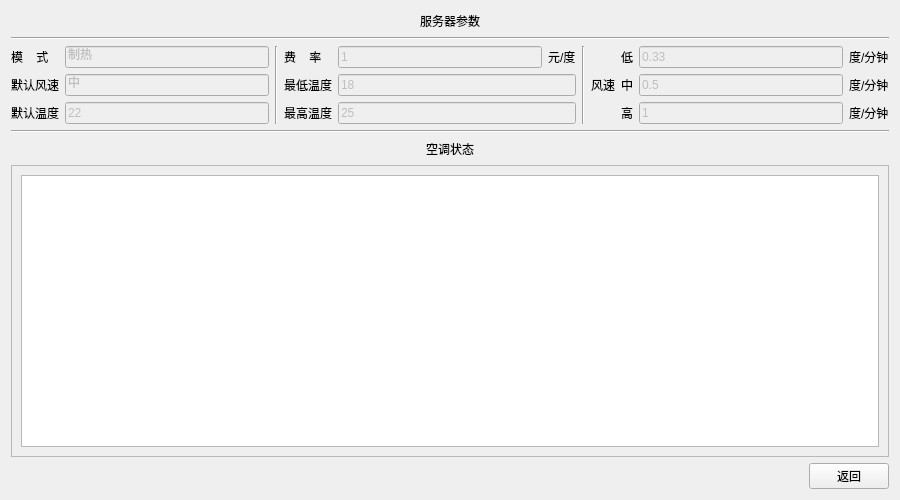
<?xml version="1.0" encoding="UTF-8"?>
<ui version="4.0">
 <class>MonitorWidget</class>
 <widget class="QWidget" name="MonitorWidget">
  <property name="geometry">
   <rect>
    <x>0</x>
    <y>0</y>
    <width>900</width>
    <height>500</height>
   </rect>
  </property>
  <property name="minimumSize">
   <size>
    <width>900</width>
    <height>500</height>
   </size>
  </property>
  <property name="maximumSize">
   <size>
    <width>900</width>
    <height>500</height>
   </size>
  </property>
  <property name="windowTitle">
   <string>监视空调</string>
  </property>
  <layout class="QGridLayout" name="gridLayout_2">
   <item row="0" column="0" colspan="11">
    <layout class="QHBoxLayout" name="horizontalLayout_2" stretch="0,1,0">
     <item>
      <spacer name="horizontalSpacer_4">
       <property name="orientation">
        <enum>Qt::Horizontal</enum>
       </property>
       <property name="sizeHint" stdset="0">
        <size>
         <width>438</width>
         <height>20</height>
        </size>
       </property>
      </spacer>
     </item>
     <item>
      <widget class="QLabel" name="label_9">
       <property name="text">
        <string>服务器参数</string>
       </property>
      </widget>
     </item>
     <item>
      <spacer name="horizontalSpacer_5">
       <property name="orientation">
        <enum>Qt::Horizontal</enum>
       </property>
       <property name="sizeHint" stdset="0">
        <size>
         <width>438</width>
         <height>20</height>
        </size>
       </property>
      </spacer>
     </item>
    </layout>
   </item>
   <item row="1" column="0" colspan="11">
    <widget class="Line" name="line">
     <property name="orientation">
      <enum>Qt::Horizontal</enum>
     </property>
    </widget>
   </item>
   <item row="2" column="0">
    <widget class="QLabel" name="Modelabel">
     <property name="text">
      <string>模    式</string>
     </property>
    </widget>
   </item>
   <item row="2" column="1">
    <widget class="QLineEdit" name="mode_lineEdit">
     <property name="enabled">
      <bool>false</bool>
     </property>
     <property name="text">
      <string>制热</string>
     </property>
    </widget>
   </item>
   <item row="2" column="2" rowspan="3">
    <widget class="Line" name="line_3">
     <property name="orientation">
      <enum>Qt::Vertical</enum>
     </property>
    </widget>
   </item>
   <item row="2" column="3">
    <widget class="QLabel" name="FeeLlabel">
     <property name="text">
      <string>费    率</string>
     </property>
    </widget>
   </item>
   <item row="2" column="4">
    <widget class="QLineEdit" name="FeeLEdit">
     <property name="enabled">
      <bool>false</bool>
     </property>
     <property name="text">
      <string>1</string>
     </property>
    </widget>
   </item>
   <item row="2" column="5">
    <widget class="QLabel" name="label_5">
     <property name="text">
      <string>元/度</string>
     </property>
    </widget>
   </item>
   <item row="2" column="6" rowspan="3">
    <widget class="Line" name="line_4">
     <property name="orientation">
      <enum>Qt::Vertical</enum>
     </property>
    </widget>
   </item>
   <item row="2" column="7" rowspan="3">
    <widget class="QLabel" name="label">
     <property name="text">
      <string>风速</string>
     </property>
     <property name="alignment">
      <set>Qt::AlignLeading|Qt::AlignLeft|Qt::AlignVCenter</set>
     </property>
    </widget>
   </item>
   <item row="2" column="8">
    <widget class="QLabel" name="label_6">
     <property name="text">
      <string>低</string>
     </property>
    </widget>
   </item>
   <item row="2" column="9">
    <widget class="QLineEdit" name="FanLEdit">
     <property name="enabled">
      <bool>false</bool>
     </property>
     <property name="text">
      <string>0.33</string>
     </property>
    </widget>
   </item>
   <item row="2" column="10">
    <widget class="QLabel" name="label_2">
     <property name="text">
      <string>度/分钟</string>
     </property>
    </widget>
   </item>
   <item row="3" column="0">
    <widget class="QLabel" name="DefaultFanlabel">
     <property name="text">
      <string>默认风速</string>
     </property>
    </widget>
   </item>
   <item row="3" column="1">
    <widget class="QLineEdit" name="default_fan_lineEdit">
     <property name="enabled">
      <bool>false</bool>
     </property>
     <property name="text">
      <string>中</string>
     </property>
    </widget>
   </item>
   <item row="3" column="3">
    <widget class="QLabel" name="TempLowlabel">
     <property name="text">
      <string>最低温度</string>
     </property>
     <property name="alignment">
      <set>Qt::AlignCenter</set>
     </property>
    </widget>
   </item>
   <item row="3" column="4" colspan="2">
    <widget class="QLineEdit" name="TempLowEdit">
     <property name="enabled">
      <bool>false</bool>
     </property>
     <property name="text">
      <string>18</string>
     </property>
    </widget>
   </item>
   <item row="3" column="8">
    <widget class="QLabel" name="label_7">
     <property name="text">
      <string>中</string>
     </property>
    </widget>
   </item>
   <item row="3" column="9">
    <widget class="QLineEdit" name="FanMEdit">
     <property name="enabled">
      <bool>false</bool>
     </property>
     <property name="text">
      <string>0.5</string>
     </property>
    </widget>
   </item>
   <item row="3" column="10">
    <widget class="QLabel" name="label_3">
     <property name="text">
      <string>度/分钟</string>
     </property>
    </widget>
   </item>
   <item row="4" column="0">
    <widget class="QLabel" name="DefaultTemplabel">
     <property name="text">
      <string>默认温度</string>
     </property>
     <property name="alignment">
      <set>Qt::AlignCenter</set>
     </property>
    </widget>
   </item>
   <item row="4" column="1">
    <widget class="QLineEdit" name="DefaultTempEdit">
     <property name="enabled">
      <bool>false</bool>
     </property>
     <property name="text">
      <string>22</string>
     </property>
    </widget>
   </item>
   <item row="4" column="3">
    <widget class="QLabel" name="TempHighlabel">
     <property name="text">
      <string>最高温度</string>
     </property>
     <property name="alignment">
      <set>Qt::AlignCenter</set>
     </property>
    </widget>
   </item>
   <item row="4" column="4" colspan="2">
    <widget class="QLineEdit" name="TempHighEdit">
     <property name="enabled">
      <bool>false</bool>
     </property>
     <property name="text">
      <string>25</string>
     </property>
    </widget>
   </item>
   <item row="4" column="8">
    <widget class="QLabel" name="label_8">
     <property name="text">
      <string>高</string>
     </property>
    </widget>
   </item>
   <item row="4" column="9">
    <widget class="QLineEdit" name="FanHEdit">
     <property name="enabled">
      <bool>false</bool>
     </property>
     <property name="text">
      <string>1</string>
     </property>
    </widget>
   </item>
   <item row="4" column="10">
    <widget class="QLabel" name="label_4">
     <property name="text">
      <string>度/分钟</string>
     </property>
    </widget>
   </item>
   <item row="5" column="0" colspan="11">
    <widget class="Line" name="line_2">
     <property name="orientation">
      <enum>Qt::Horizontal</enum>
     </property>
    </widget>
   </item>
   <item row="6" column="0" colspan="11">
    <layout class="QHBoxLayout" name="horizontalLayout" stretch="0,1,0">
     <item>
      <spacer name="horizontalSpacer_2">
       <property name="orientation">
        <enum>Qt::Horizontal</enum>
       </property>
       <property name="sizeHint" stdset="0">
        <size>
         <width>438</width>
         <height>20</height>
        </size>
       </property>
      </spacer>
     </item>
     <item>
      <widget class="QLabel" name="label_10">
       <property name="text">
        <string>空调状态</string>
       </property>
      </widget>
     </item>
     <item>
      <spacer name="horizontalSpacer_3">
       <property name="orientation">
        <enum>Qt::Horizontal</enum>
       </property>
       <property name="sizeHint" stdset="0">
        <size>
         <width>438</width>
         <height>20</height>
        </size>
       </property>
      </spacer>
     </item>
    </layout>
   </item>
   <item row="7" column="0" colspan="11">
    <widget class="QScrollArea" name="scrollArea">
     <property name="widgetResizable">
      <bool>true</bool>
     </property>
     <widget class="QWidget" name="scrollAreaWidgetContents">
      <property name="geometry">
       <rect>
        <x>0</x>
        <y>0</y>
        <width>880</width>
        <height>289</height>
       </rect>
      </property>
      <layout class="QGridLayout" name="gridLayout">
       <item row="0" column="0">
        <widget class="QTextBrowser" name="RoomBrowser"/>
       </item>
      </layout>
     </widget>
    </widget>
   </item>
   <item row="8" column="0" colspan="11">
    <layout class="QHBoxLayout" name="horizontalLayout_3">
     <item>
      <spacer name="horizontalSpacer">
       <property name="orientation">
        <enum>Qt::Horizontal</enum>
       </property>
       <property name="sizeHint" stdset="0">
        <size>
         <width>880</width>
         <height>20</height>
        </size>
       </property>
      </spacer>
     </item>
     <item>
      <widget class="QPushButton" name="MonitorBacktoWidgetButton">
       <property name="text">
        <string>返回</string>
       </property>
      </widget>
     </item>
    </layout>
   </item>
  </layout>
 </widget>
 <resources/>
 <connections/>
</ui>
